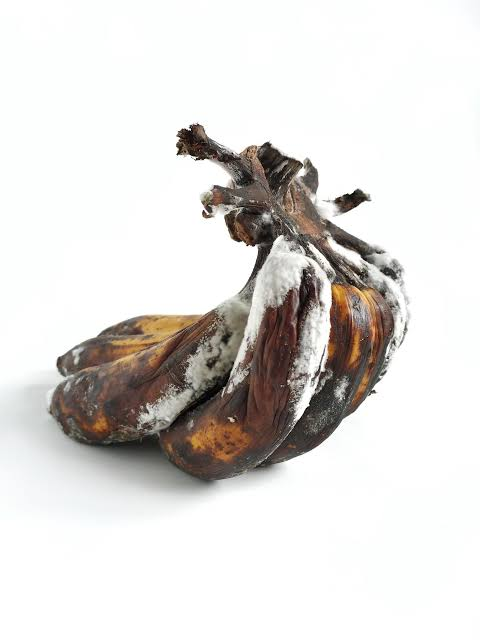
#> input picture analises/bananapodre1.png, 480 x 640 px
$ python -i preprocessamento.py   (imports and definitions only)
#> lines starting #> are read from the running program, lines starting #| are printed output that depends on the picture; after the words box and inside, x2 and y2 are one past the last pixel; in counts of white or black regions, pixels touching at a corner belong together
"""
ETAPA 1 - PRÉ-PROCESSAMENTO
===========================
Objetivo: preparar a imagem e separar a fruta/verdura do fundo.

Conteúdo da aula usado aqui:
  - Lab01/Lab02: leitura de imagem e segmentação por pixel
  - Lab04: filtros de convolução (GaussianBlur para tirar ruído)
  - Lab05: espaço de cor (BGR -> HSV) e contornos
  - Lab06: morfologia matemática (abertura e fechamento)
"""

import cv2
import numpy as np

# Todas as imagens ficam do mesmo tamanho. Isso deixa as características
# comparáveis entre imagens e deixa o processamento mais rápido.
TAMANHO = (200, 200)


def carregar_imagem(caminho):
    """Lê a imagem do disco. O OpenCV lê as cores na ordem BGR (não RGB)."""
#> called with caminho = '../analises/bananapodre1.png'
    imagem = cv2.imread(str(caminho))
#> imagem is the input picture: shape (640, 480, 3); mean B, G, R 216.6, 219.3, 221.8
    if imagem is None:
        raise FileNotFoundError(f"Não consegui abrir a imagem: {caminho}")
    return imagem


def redimensionar(imagem):
    """Coloca a imagem no tamanho padrão definido em TAMANHO."""
    return cv2.resize(imagem, TAMANHO)
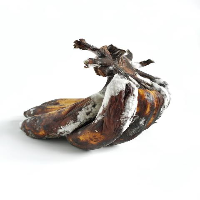
#> returned value: shape (200, 200, 3); mean of channels 0, 1, 2 216.6, 219.2, 221.8; drawn as B, G, R


def segmentar_fruta(imagem):
    """
    Cria uma MÁSCARA: uma imagem preto e branco onde
      branco (255) = fruta  |  preto (0) = fundo.

    Ideia: a fruta costuma ser bem mais "colorida" (saturada) do que o fundo
    (mesa, bancada, fundo branco/cinza). Por isso olhamos o canal S do HSV.

    Retorna: (mascara, contorno_da_fruta)
    """
    # Passo 1: converte de BGR para HSV.
    #   H = matiz (qual é a cor), S = saturação (quão viva é a cor),
    #   V = valor (quão clara/escura é a cor).
    hsv = cv2.cvtColor(imagem, cv2.COLOR_BGR2HSV)
#> hsv: shape (200, 200, 3); mean H, S, V 32.4, 14.5, 222.6
    saturacao = hsv[:, :, 1]
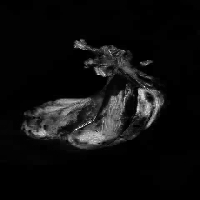
#> saturacao: shape (200, 200); min 0, max 255, mean 14.5

    # Passo 2: desfoque gaussiano para suavizar ruídos antes de limiarizar.
    saturacao = cv2.GaussianBlur(saturacao, (5, 5), 0)
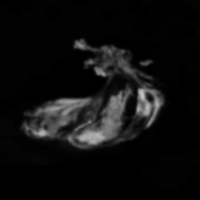
#> saturacao: shape (200, 200); min 0, max 197, mean 14.5

    # Passo 3: limiarização de Otsu. O Otsu escolhe sozinho o melhor limiar
    # que separa "pouco saturado" (fundo) de "muito saturado" (fruta).
    _, mascara = cv2.threshold(saturacao, 0, 255,
                               cv2.THRESH_BINARY + cv2.THRESH_OTSU)
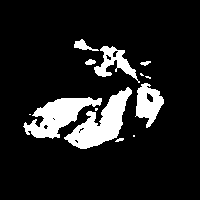
#> mascara: shape (200, 200); 12.3% white; 13 white regions (5 under 20 px), largest, box (x1, y1, x2, y2) and area: (64, 87, 132, 149) 1737, (23, 97, 102, 139) 1536, (135, 83, 164, 128) 743

    # Passo 4: morfologia.
    #   Abertura -> remove pontinhos brancos soltos (ruído no fundo).
    #   Fechamento -> fecha buracos pretos dentro da fruta (ex.: manchas).
    kernel = np.ones((5, 5), np.uint8)
    mascara = cv2.morphologyEx(mascara, cv2.MORPH_OPEN, kernel)
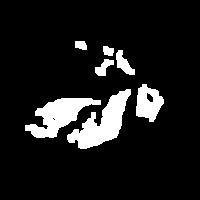
#> mascara: shape (200, 200); 10.8% white; 7 white regions, largest, box (x1, y1, x2, y2) and area: (67, 89, 131, 149) 1632, (25, 98, 101, 138) 1431, (136, 84, 164, 122) 688
    mascara = cv2.morphologyEx(mascara, cv2.MORPH_CLOSE, kernel, iterations=2)
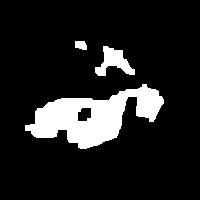
#> mascara: shape (200, 200); 12.6% white; 3 white regions

    # Passo 5: contornos. Ficamos só com o MAIOR contorno, que deve ser a fruta.
    contornos, _ = cv2.findContours(mascara, cv2.RETR_EXTERNAL,
                                    cv2.CHAIN_APPROX_SIMPLE)
#> contornos = 3 contours; box (x1, y1, x2, y2) and area: (25, 84, 164, 149) 4320, (95, 46, 135, 76) 522, (75, 41, 87, 50) 73

    area_total = imagem.shape[0] * imagem.shape[1]
#> area_total = 40000
    if contornos:
        maior = max(contornos, key=cv2.contourArea)
#> maior = contour of 142 points, box (x1, y1, x2, y2) (25, 84, 164, 149), area 4320
        # Se o maior contorno for muito pequeno (< 5% da imagem), a
        # segmentação provavelmente falhou.
        area = cv2.contourArea(maior)
#> area = 4320.5
        # Se a "fruta" ocupa quase a foto toda, a foto não tem fundo
        # (ex.: várias maçãs empilhadas). Aí usamos o Plano B (abaixo).
        if 0.05 * area_total < area < 0.60 * area_total:
            mascara_final = np.zeros_like(mascara)
            # Pinta o contorno preenchido: assim manchas escuras DENTRO da
            # fruta continuam fazendo parte dela (são importantes p/ "podre").
            cv2.drawContours(mascara_final, [maior], -1, 255,
                             thickness=cv2.FILLED)
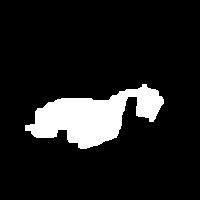
#> mascara_final: shape (200, 200); 11.3% white; 1 white region, box (x1, y1, x2, y2) and area: (25, 84, 164, 149) 4516
            return mascara_final, maior

    # Plano B: não deu para separar a fruta do fundo (foto sem fundo, com
    # várias frutas, ou fundo colorido). Então olhamos só um CÍRCULO NO
    # CENTRO da foto (região de interesse), onde normalmente está a fruta
    # principal. Assim evitamos contar as sombras entre as frutas.
    altura, largura = imagem.shape[:2]
    mascara_final = np.zeros((altura, largura), dtype=np.uint8)
    centro = (largura // 2, altura // 2)
    raio = int(min(altura, largura) * 0.25)
    cv2.circle(mascara_final, centro, raio, 255, thickness=cv2.FILLED)
    contornos, _ = cv2.findContours(mascara_final, cv2.RETR_EXTERNAL,
                                    cv2.CHAIN_APPROX_SIMPLE)
    return mascara_final, contornos[0]


def preprocessar(caminho_ou_imagem):
    """
    Junta tudo: carrega (se for um caminho), redimensiona e segmenta.
    Aceita tanto o caminho de um arquivo quanto uma imagem já carregada
    (útil para a webcam).
    """
    if isinstance(caminho_ou_imagem, np.ndarray):
        imagem = caminho_ou_imagem
    else:
        imagem = carregar_imagem(caminho_ou_imagem)
    imagem = redimensionar(imagem)
    mascara, contorno = segmentar_fruta(imagem)
#> contorno has the same summary as maior in segmentar_fruta
    return imagem, mascara, contorno

>>> result = preprocessar('../analises/bananapodre1.png')
